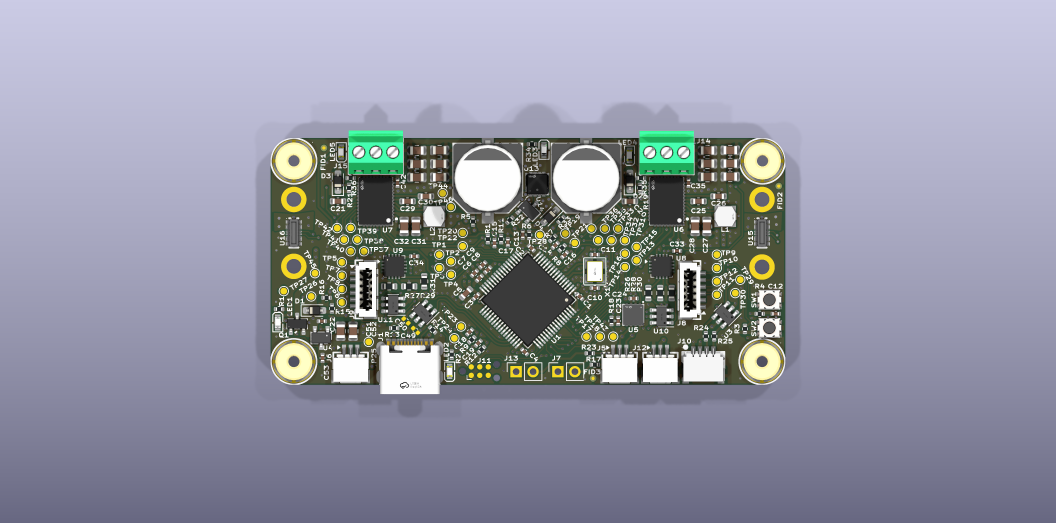
#> input picture review/renders/top_3d.png, 3168 x 1568 px, found by its file name (shown at 1/3 size); its folder holds 2 pictures in this run
$ python crop.py
#> lines starting #> are read from the running program, lines starting #| are printed output that depends on the picture
import sys
from PIL import Image
from pathlib import Path

renders = Path(r"D:\gehub\twin28xx\review\renders")
crops = Path(r"D:\gehub\twin28xx\review\crops")
crops.mkdir(exist_ok=True)

# 3D top/bottom: 3200x1600. Crop into 6 tiles (3 cols x 2 rows) so each crop is 1067x800.
# But the board itself doesn't fill the full image — there's grey background padding.
# So first compute the actual board bounding box in the image. Eyeballing top_3d.png:
# board occupies roughly x:[420, 2780], y:[200, 1380] of 3200x1600.

def tile(src_name: str, x0: int, y0: int, x1: int, y1: int, cols: int, rows: int, prefix: str):
#> called with src_name = 'top_3d.png', x0 = 420, y0 = 200, x1 = 2780, y1 = 1380, cols = 3, rows = 2, prefix = 'top'
    img = Image.open(renders / src_name)
#> img is the input picture: PIL image 3168x1568 RGBA; mean R, G, B, A 148.9, 150.8, 165.4, 255
    bw = x1 - x0
    bh = y1 - y0
    cw = bw // cols
    rh = bh // rows
    for r in range(rows):
        for c in range(cols):
            cx0 = x0 + c * cw
            cy0 = y0 + r * rh
            cx1 = x0 + (c + 1) * cw if c < cols - 1 else x1
            cy1 = y0 + (r + 1) * rh if r < rows - 1 else y1
            tile_img = img.crop((cx0, cy0, cx1, cy1))
            out = crops / f"{prefix}_r{r}c{c}.png"
            tile_img.save(out, "PNG", optimize=True)
            print(f"  {out.name}: {tile_img.size}")
#> this loop made 2 passes
#> pass 1, in tile, `tile_img.save(out, "PNG", optimize=True)`:
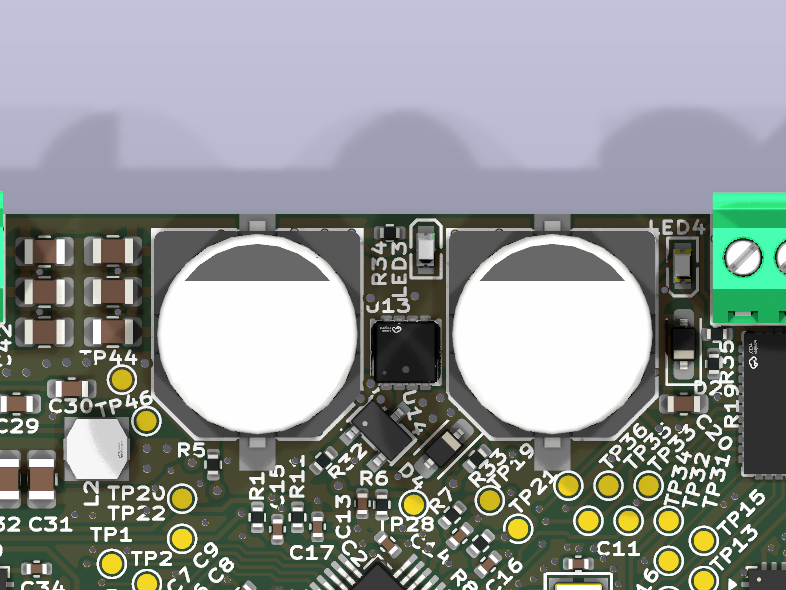
#> saved as top_r0c1.png: PIL image 786x590 RGBA; mean R, G, B, A 144.9, 149.7, 149.3, 255
#> after the loop:
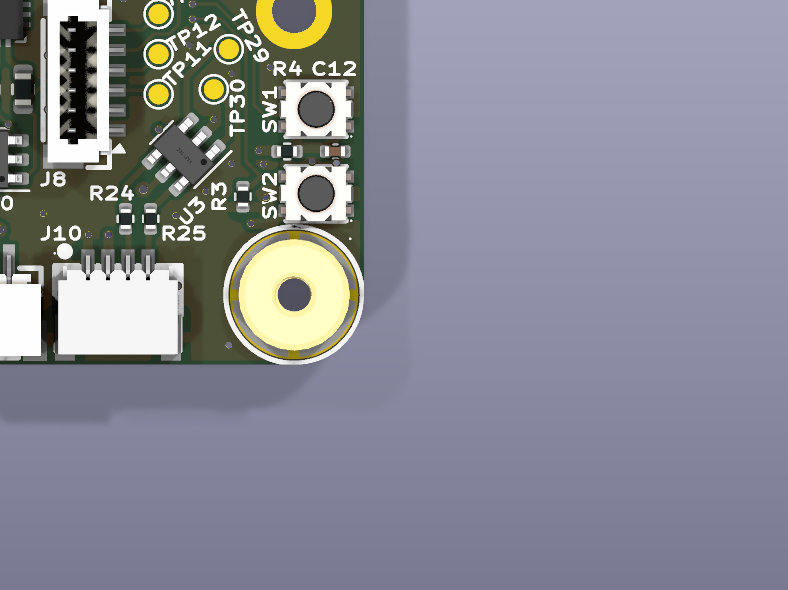
#> tile_img: PIL image 788x590 RGBA; mean R, G, B, A 137.1, 137.9, 149.7, 255

# Top: 3 cols x 2 rows
print("TOP tiles:")
tile("top_3d.png", 420, 200, 2780, 1380, 3, 2, "top")

# Bottom: same crop  (same image dims)
print("BOTTOM tiles:")
tile("bottom_3d.png", 420, 200, 2780, 1380, 3, 2, "bot")
#> call 2 of tile, with src_name = 'bottom_3d.png', x0 = 420, y0 = 200, x1 = 2780, y1 = 1380, cols = 3, rows = 2, prefix = 'bot'
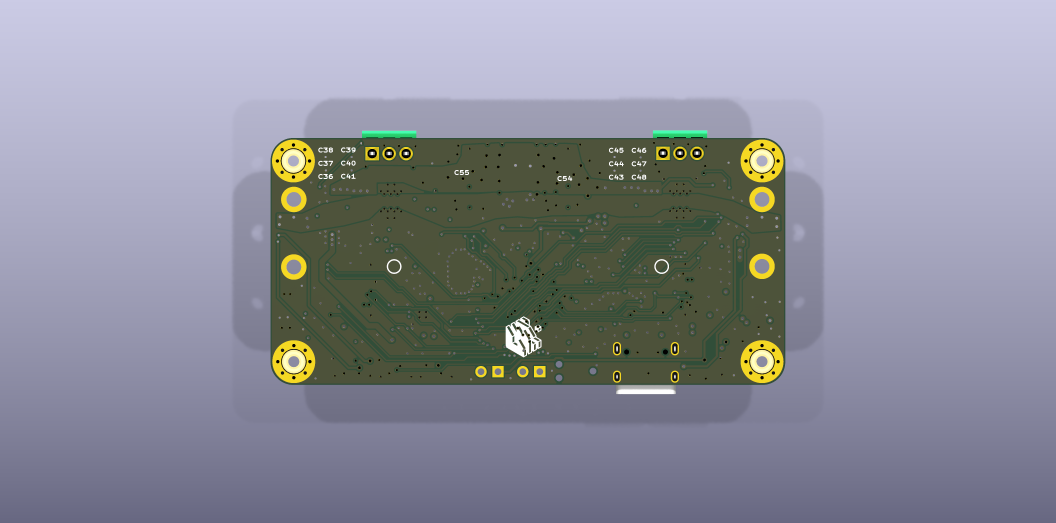
#> input picture review/renders/bottom_3d.png, 3168 x 1568 px, found by its file name (shown at 1/3 size)
#> in tile, img is the input picture: PIL image 3168x1568 RGBA; mean R, G, B, A 139.5, 141.5, 153.5, 255
#> the loop in tile (call 2), `for r in range(rows):` made 2 passes
#|   bot_r0c0.png: (786, 590)
#|   bot_r0c1.png: (786, 590)
#|   bot_r0c2.png: (788, 590)
#|   bot_r1c0.png: (786, 590)
#|   bot_r1c1.png: (786, 590)
#|   bot_r1c2.png: (788, 590)
#> pass 1, in tile (call 2), `tile_img.save(out, "PNG", optimize=True)`:
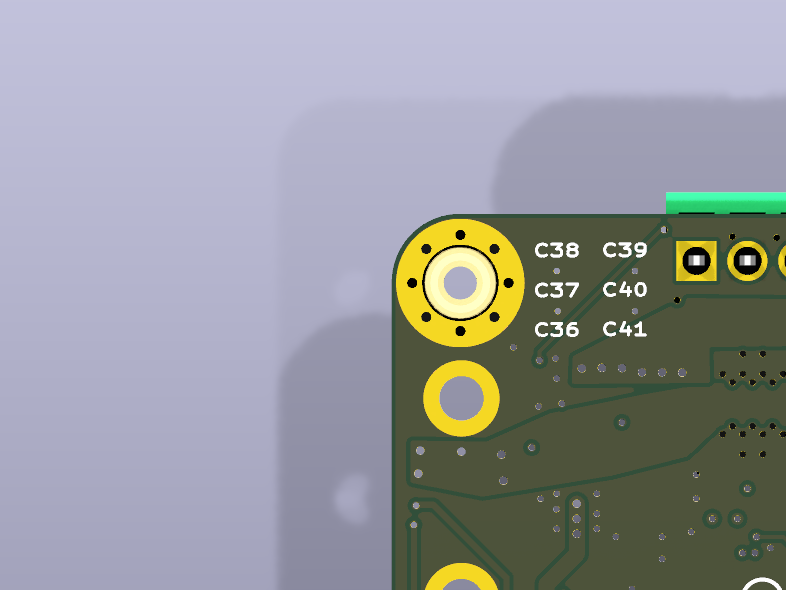
#> saved as bot_r0c0.png: PIL image 786x590 RGBA; mean R, G, B, A 149.9, 152, 156.2, 255
#> pass 1, in tile (call 2), `tile_img.save(out, "PNG", optimize=True)`:
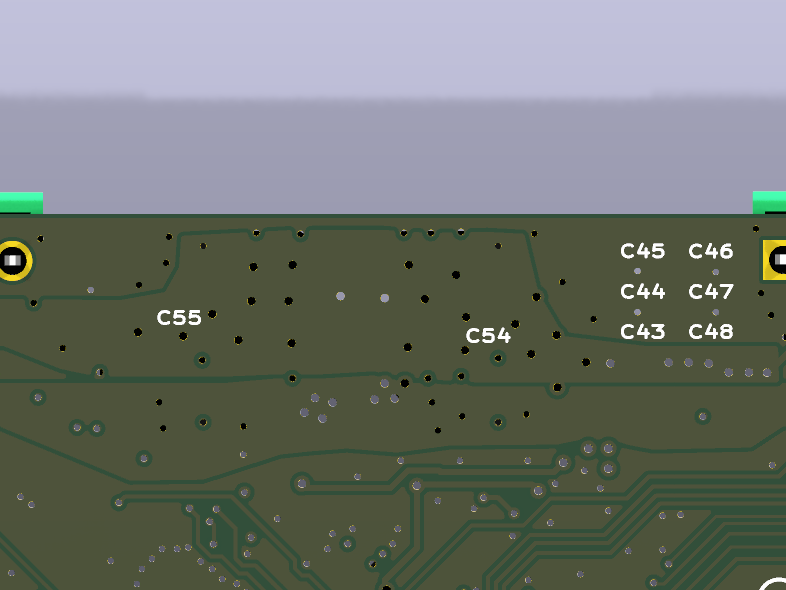
#> saved as bot_r0c1.png: PIL image 786x590 RGBA; mean R, G, B, A 110.6, 116.5, 109.7, 255
#> pass 1, in tile (call 2), `tile_img.save(out, "PNG", optimize=True)`:
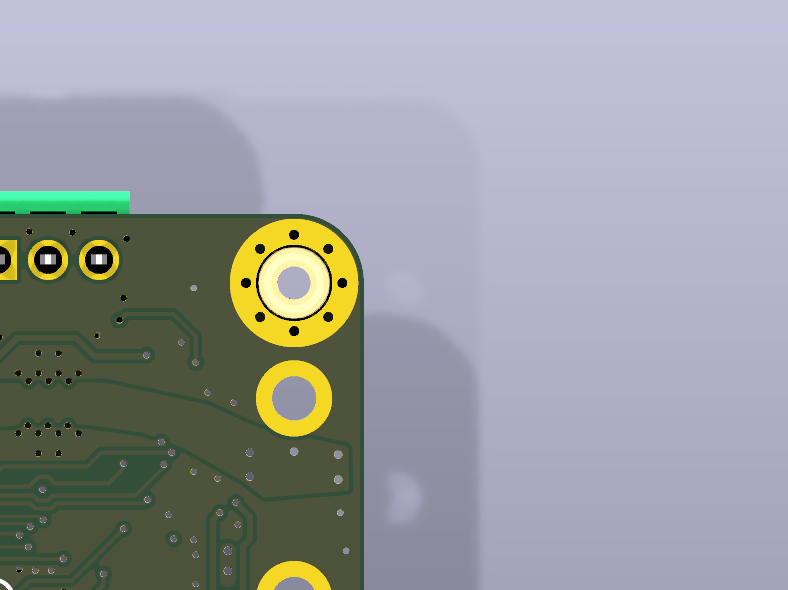
#> saved as bot_r0c2.png: PIL image 788x590 RGBA; mean R, G, B, A 151.3, 153.7, 159, 255
#> after the loop in tile (call 2), `for r in range(rows):`:
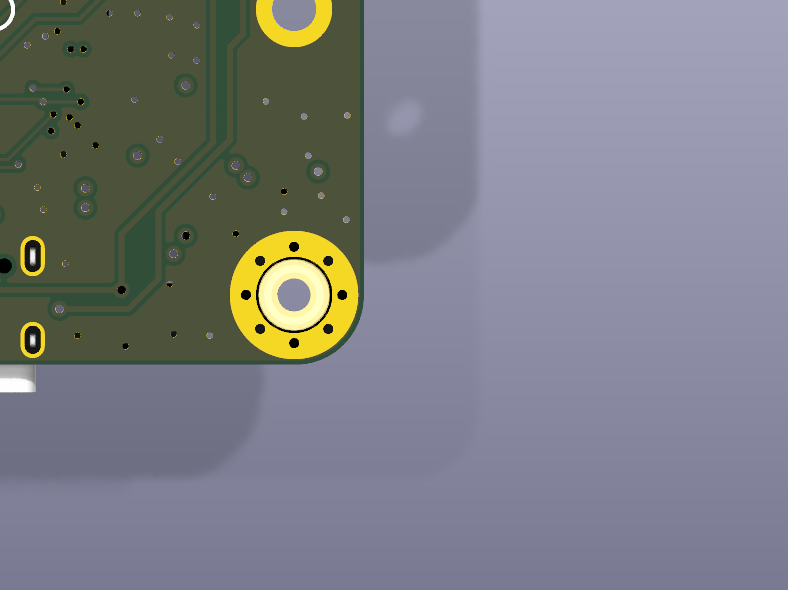
#> tile_img: PIL image 788x590 RGBA; mean R, G, B, A 123, 124.5, 131.5, 255
